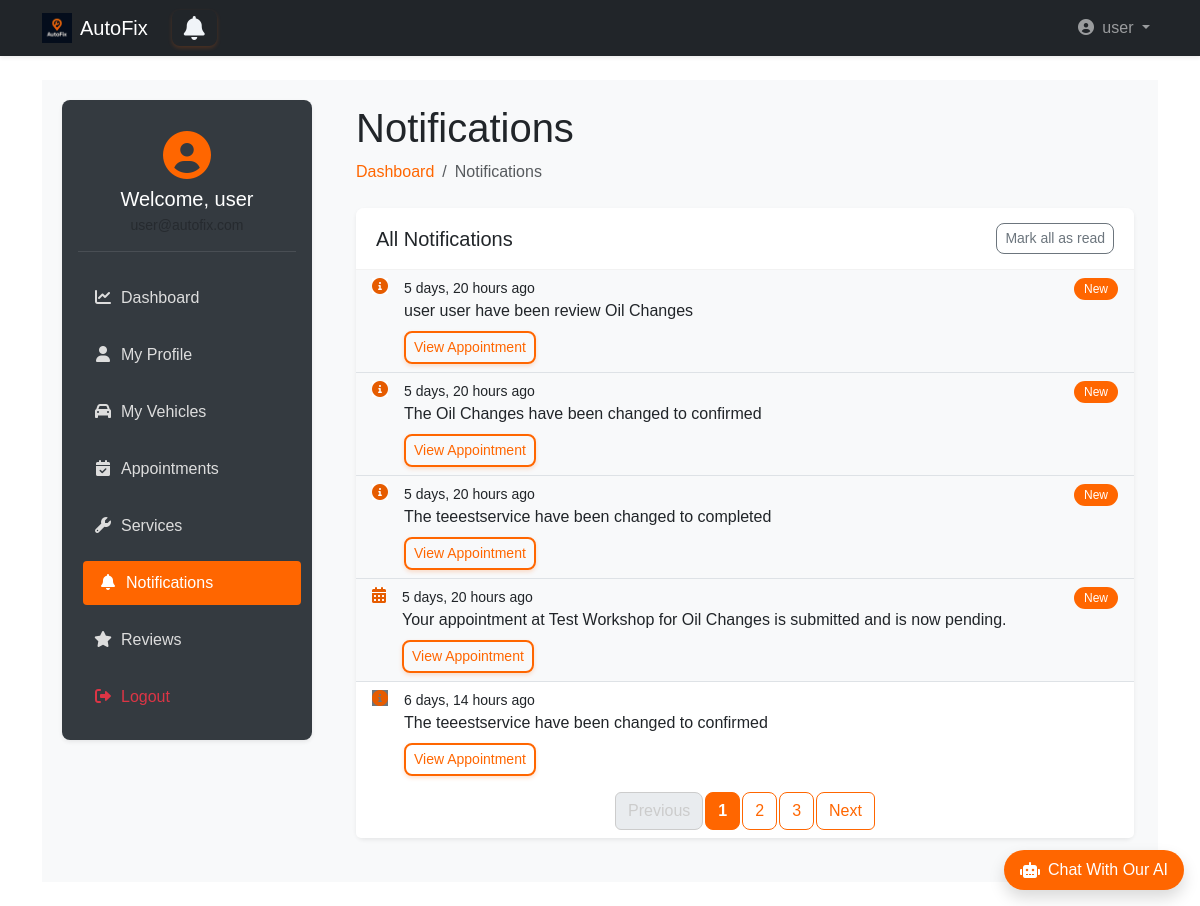
Page /user_dashboard/user/notifications (signed in) on the committed database.
### accounts/models.py (models this page shows, shortened)
class User(AbstractUser):
    username = None
    email = models.EmailField(unique=True)
    phone = models.CharField(max_length=15, unique=True, blank=True)
    is_workshop_owner = models.BooleanField(default=False)
    address = models.ForeignKey(Address, on_delete=models.SET_NULL, null=True, blank=True)
    objects = UserManager()
    USERNAME_FIELD = 'email'
    REQUIRED_FIELDS = ['first_name', 'last_name']  # names required for registration
    def get_short_name(self):
        return self.first_name

### bookings/models.py (models this page shows, shortened)
class Notification(models.Model):
    user = models.ForeignKey(User, on_delete=models.CASCADE)
    message = models.CharField(max_length=255)  # Short message for the notification
    is_read = models.BooleanField(default=False)  # Whether the user has read the notification
    created_at = models.DateTimeField(auto_now_add=True)  # Timestamp when created
    booking = models.ForeignKey(Booking, on_delete=models.CASCADE, related_name='notifications')  # Link to a booking
    class Meta:
        ordering = ['-created_at']  # Order by newest first

### user_dashboard/views.py (the view)
# urls.py: path('user/notifications', views.notifications, name='notifications'),
def notifications(request):
    if not request.user.is_authenticated and not (request.user.is_workshop_owner or request.user.is_superuser):
        return redirect('landing:main')
    all_notifications = Notification.objects.filter(user=request.user).order_by('-created_at')
    paginator = Paginator(all_notifications, 5)
    page_number = request.GET.get('page')
    page_obj = paginator.get_page(page_number)
    context = {
        'notifications': page_obj.object_list,
        'page_obj': page_obj,
    }
    return render(request, 'user_dashboard/notifications.html', context)

### templates/user_dashboard/notifications.html (shortened to what this page needs)
{% extends 'base2.html' %}
{% load static bootstrap5 %}
{% block extra_css %}
<link rel="stylesheet" href="{% static 'css/user_dashboard.css' %}">
{% endblock %}
{% block content %}
<div class="wrapper d-flex">
    <aside class="sidebar p-3 shadow-sm">
        <div class="user-profile mb-4 text-center">
            <div class="avatar mb-2">
                <i class="fas fa-user-circle fa-3x"></i>
            </div>
            <h5 class="welcome mb-1">Welcome, {{ user.get_short_name }}</h5>
            <small class="text-muted">{{ user.email }}</small>
        </div>
        <nav class="menu d-flex flex-column gap-2">
            <a href="{% url 'user_dashboard:dashboard' %}">
                <i class="fas fa-chart-line me-2"></i>Dashboard
            </a>
            <a href="{% url 'user_dashboard:profile' %}">
                <i class="fas fa-user me-2"></i>My Profile
            </a>
            <a href="{% url 'user_dashboard:vehicles' %}">
                <i class="fas fa-car me-2"></i>My Vehicles
            </a>
            <a href="{% url 'user_dashboard:appointments' %}">
                <i class="fas fa-calendar-check me-2"></i>Appointments
            </a>
            <a href="{% url 'user_dashboard:services' %}">
                <i class="fas fa-wrench me-2"></i>Services
            </a>
            <a href="{% url 'user_dashboard:notifications' %}" class="active-link">
                <i class="fas fa-bell me-2"></i>Notifications
            </a>
            <a href="{% url 'user_dashboard:reviews' %}">
                <i class="fas fa-star me-2"></i>Reviews
            </a>
            <a href="{% url 'accounts:logout' %}" class="text-danger">
                <i class="fas fa-sign-out-alt me-2"></i>Logout
            </a>
        </nav>
    </aside>
    <main class="main-content flex-grow-1 p-4">
        <div class="dashboard-header mb-4">
            <h1>Notifications</h1>
            <nav aria-label="breadcrumb">
                <ol class="breadcrumb">
                    <li class="breadcrumb-item"><a class="text-decoration-none" style="color: #ff6600;"
                        href="{% url 'user_dashboard:dashboard' %}">Dashboard</a></li>
                    <li class="breadcrumb-item active" aria-current="page">Notifications</li>
                </ol>
            </nav>
        </div>
        <div class="card shadow-sm">
            <div class="card-header bg-white d-flex justify-content-between align-items-center">
                <h5 class="mb-0">All Notifications</h5>
                <button id="mark-all-read-btn" class="btn btn-sm btn-outline-secondary" >Mark all as read</button>
            </div>
            <div class="card-body p-0">
                {% if notifications %}
                    <div class="list-group list-group-flush">
                        {% for notification in notifications %}
                        <div class="list-group-item {% if not notification.is_read %}bg-light{% endif %}">
                            <div class="d-flex justify-content-between align-items-start">
                                <div class="me-3">
                                    <div class="icon-circle {% if notification.is_read %}bg-secondary{% else %}bg-white{% endif %}">
                                        <i class="fas fa-{% if 'appointment' in notification.message %}calendar-alt
                                                      {% elif 'reminder' in notification.message %}exclamation-circle
                                                      {% else %}info-circle{% endif %} text-orange"></i>
                                    </div>
                                </div>
                                <div class="flex-grow-1">
                                    <div class="small text-gray-500">{{ notification.created_at|timesince }} ago</div>
                                    <p class="mb-1">{{ notification.message }}</p>
                                    {% if notification.booking %}
                                    <a href="{% url 'user_dashboard:add_appointment' %}" class="btn btn-sm btn-outline-primary mt-1">View Appointment</a>
                                    {% endif %}
                                </div>
                                {% if not notification.is_read %}
                                <span class="badge bg-orange rounded-pill">New</span>
                                {% endif %}
                            </div>
                        </div>
                        {% endfor %}
                    </div>
                {% else %}
                    <div class="text-center py-5">
                        <i class="fas fa-bell-slash fa-4x text-muted mb-3"></i>
                        <h5>No notifications</h5>
                        <p class="text-muted">You'll see notifications here when you have them</p>
                    </div>
                {% endif %}
            </div>
            <div class="card-footer bg-white border-top-0">
                {% if page_obj.has_other_pages %}
                <nav aria-label="Notification pagination">
                    <ul class="pagination justify-content-center mb-0">
                        {% if page_obj.has_previous %}
                            <li class="page-item">
                                <a class="page-link custom-page-link" href="?page={{ page_obj.previous_page_number }}">Previous</a>
                            </li>
                        {% else %}
                            <li class="page-item disabled">
                                <span class="page-link custom-page-link">Previous</span>
                            </li>
                        {% endif %}
                        {% for num in page_obj.paginator.page_range %}
                            {% if page_obj.number == num %}
                                <li class="page-item active">
                                    <span class="page-link custom-page-link">{{ num }}</span>
                                </li>
                            {% elif num > page_obj.number|add:'-3' and num < page_obj.number|add:'3' %}
                                <li class="page-item">
                                    <a class="page-link custom-page-link" href="?page={{ num }}">{{ num }}</a>
                                </li>
                            {% endif %}
                        {% endfor %}
                        {% if page_obj.has_next %}
                            <li class="page-item">
                                <a class="page-link custom-page-link" href="?page={{ page_obj.next_page_number }}">Next</a>
                            </li>
                        {% else %}
                            <li class="page-item disabled">
                                <span class="page-link custom-page-link">Next</span>
                            </li>
                        {% endif %}
                    </ul>
                </nav>
                {% endif %}
            </div>
        </div>
    </main>
</div>
{% endblock %}

### templates/base2.html (shortened to what this page needs)
{% load static bootstrap5 %}
{% bootstrap_css %}
<!DOCTYPE html>
<html lang="en" dir="{% if LANGUAGE_CODE == 'ar' %}rtl{% else %}ltr{% endif %}">
<head>
    <link rel="stylesheet" href="https://cdnjs.cloudflare.com/ajax/libs/font-awesome/6.4.0/css/all.min.css">
    <link rel="stylesheet" href="{% static 'css/style.css' %}">
    <link rel="stylesheet" href="{% static 'css/ai_style.css' %}">
    {% block extra_css %}
    {% endblock %}
</head>
<body class="d-flex flex-column min-vh-100">
<nav class="navbar navbar-expand-lg navbar-dark bg-dark shadow-sm">
    <div class="container">
        <a class="navbar-brand d-flex align-items-center gap-2" href="{% if user.is_authenticated %}{% url 'landing:dashboard' %}{% else %}{% url 'landing:main' %}{% endif %}">
            <img src="{% static 'img/dark_logo.png' %}" alt="AutoFix" width="30" height="30">
            AutoFix
        </a>
        <a {% if request.user.is_workshop_owner %} href="{% url 'owner_dashboard:notifications' %}"
            {% elif request.user.is_superuser %} href="{% url 'admin_dashboard:notifications' %}"
            {% else %} href="{% url 'user_dashboard:notifications' %}" {% endif %}
            id="notifications-btn" class="btn btn-outline-primary position-relative mx-2">
             <i class="fa fa-bell"></i>
       </a>
        <div class="collapse navbar-collapse" id="navbarMain">
            <ul class="navbar-nav ms-auto">
                {% if user.is_authenticated %}
                    <li class="nav-item dropdown">
                        <a class="nav-link dropdown-toggle" href="#" role="button" data-bs-toggle="dropdown">
                            <i class="fas fa-user-circle me-1"></i> {{ user.get_short_name }}
                        </a>
                    </li>
                {% endif %}
            </ul>
        </div>
    </div>
</nav>
<main class="flex-grow-1 py-4">
    <div class="container">
        {% block content %}
        {% endblock %}
    </div>
</main>
<div id="chat-container" class="position-fixed bottom-0 end-0 mb-3 me-3" style="z-index: 1000;">
    <div id="chat-bubble" class="bg-orange text-white rounded-pill shadow cursor-pointer d-flex align-items-center">
        <div class="d-flex align-items-center px-3 py-2">
            <i class="fas fa-robot me-2"></i>
            <p class="mb-0 fw-medium">Chat With Our AI</p>
        </div>
    </div>
</div>
<link rel="stylesheet" href="https://cdnjs.cloudflare.com/ajax/libs/font-awesome/6.0.0/css/all.min.css">
</body>
</html>

### static/css/style.css (style rules this page uses)
* { margin: 0; padding: 0; box-sizing: border-box; }
body, html { width: 100%; height: 100%; font-family: sans-serif; }
.wrapper { display: flex; height: 100%; }
.sidebar { width: 250px; background: #0d1b2a; color: #e0e1dd; display: flex; flex-direction: column; transition: width 0.3s; }
.menu { list-style: none; flex-grow: 1; }
#notifications-btn { background: none; border: none; font-size: 24px; cursor: pointer; position: relative; }
#notifications-btn .fa-bell { color: #f0f4f8; transition: color 0.3s; }

### static/css/ai_style.css (style rules this page uses)
.bg-orange { background-color: #ff6600 !important; }
.text-orange { color: #ff6600 !important; }

### static/css/user_dashboard.css (style rules this page uses)
.wrapper { display: flex; min-height: 80vh; background-color: #f8f9fa; }
.sidebar { width: 250px; background-color: #343a40; color: #fff; border-radius: 8px; position: sticky; top: 20px; height: fit-content; margin: 20px; box-shadow: 0 2px 10px rgba(0, 0, 0, 0.08); }
.sidebar .menu a { color: #ddd; padding: 10px 15px; display: block; border-radius: 4px; transition: all 0.3s; text-decoration: none; margin-bottom: 5px; }
.sidebar .menu a:hover, .sidebar .menu .active-link { background-color: #ff6600; color: #fff; transform: translateX(5px); }
.sidebar .menu a i { width: 20px; text-align: center; }
.main-content { flex-grow: 1; padding: 20px; }
.user-profile { padding: 15px 0; border-bottom: 1px solid rgba(255,255,255,0.1); text-align: center; }
.user-profile .avatar { color: #ff6600; }
.user-profile .welcome { margin-bottom: 5px; font-weight: 500; }
.card { border: none; border-radius: 8px; box-shadow: 0 2px 10px rgba(0, 0, 0, 0.08); transition: all 0.3s; margin-bottom: 20px; }
.card-header { background-color: white; border-bottom: 1px solid rgba(0,0,0,0.05); padding: 15px 20px; border-radius: 8px 8px 0 0 !important; }
.badge { font-weight: 500; padding: 5px 10px; border-radius: 4px; }
.btn { border-radius: 8px; font-weight: 500; transition: all 0.3s ease-in-out; }
.btn.btn-outline-primary { border: 2px solid #ff6600; color: #ff6600; background-color: transparent; box-shadow: 0 2px 4px rgba(255, 102, 0, 0.2); }
.badge.bg-orange { background-color: #e65c00; color: white; }
.bg-white { background-color: white !important; }
.text-orange { color: #e65c00 !important; }
.page-item .custom-page-link { color: #ff6600; border: 1px solid #ff6600; border-radius: 8px; margin: 0 3px; transition: all 0.3s ease-in-out; }
.page-item.active .custom-page-link { background-color: #ff6600 !important; border-color: #ff6600 !important; color: white !important; font-weight: bold; }
.page-item.disabled .custom-page-link { color: #ccc; border-color: #ccc; cursor: not-allowed; }

### rows in the picture
User: get_short_name "user"
Notification: created_at "5 days, 20 hours", message "user user have been review Oil Changes", shows "View Appointment", is_read "New"
Notification: created_at "5 days, 20 hours", message "The Oil Changes have been changed to confirmed", shows "View Appointment", is_read "New"
Notification: created_at "5 days, 20 hours", message "The teeestservice have been changed to completed", shows "View Appointment", is_read "New"
Notification: created_at "5 days, 20 hours", message "Your appointment at Test Workshop for Oil Changes is submitted and is now pending.", shows "View Appointment", is_read "New"
Notification: created_at "6 days, 14 hours", message "The teeestservice have been changed to confirmed", shows "View Appointment"

### other values in the picture
{{ num }} "1"
{{ num }} "2" "3"
